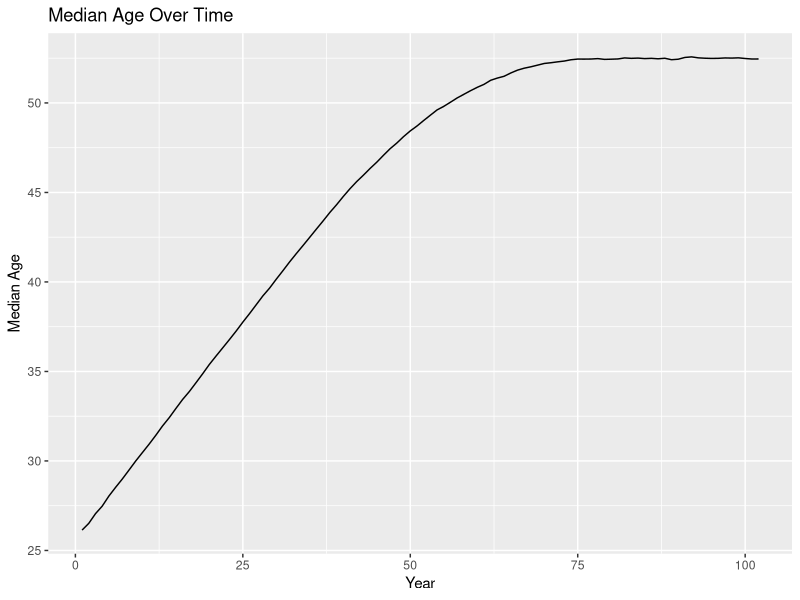
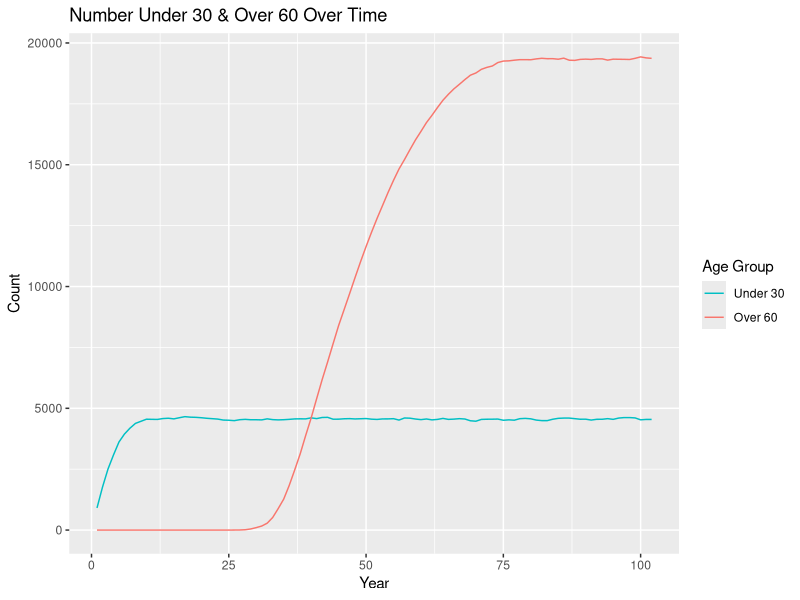
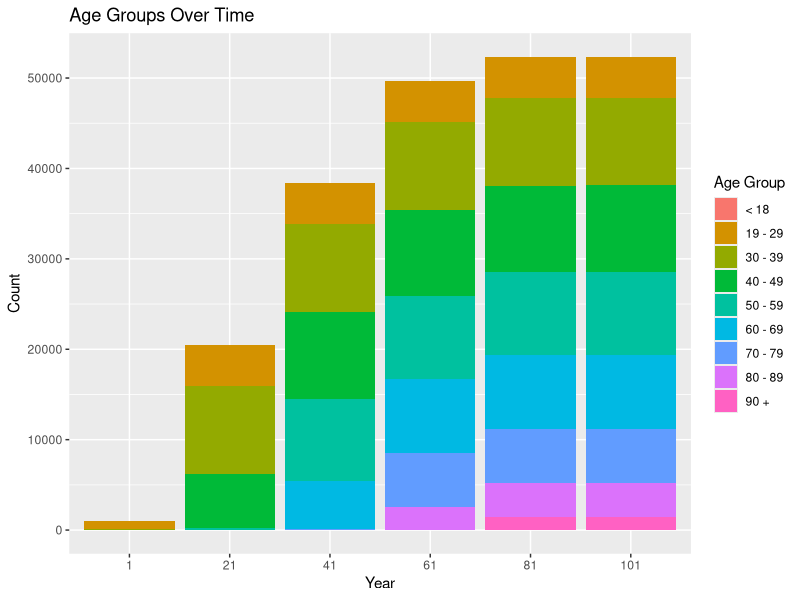
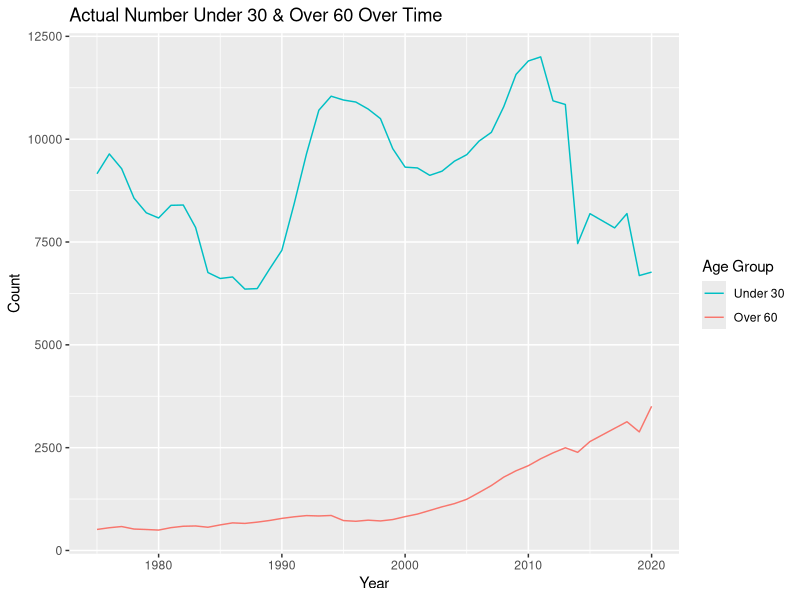
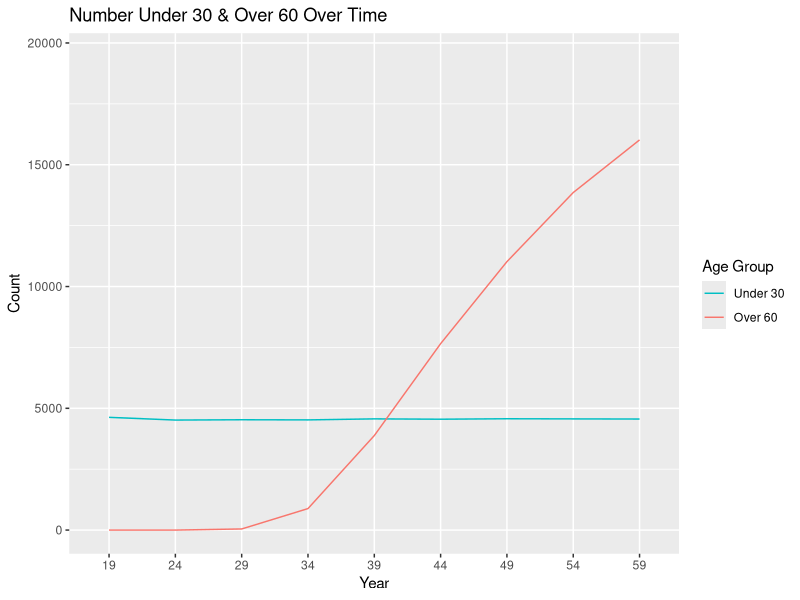
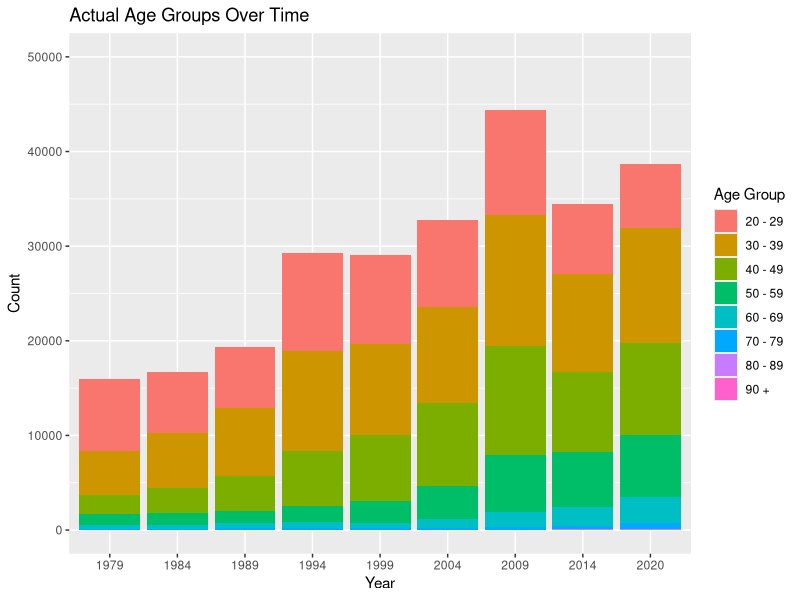
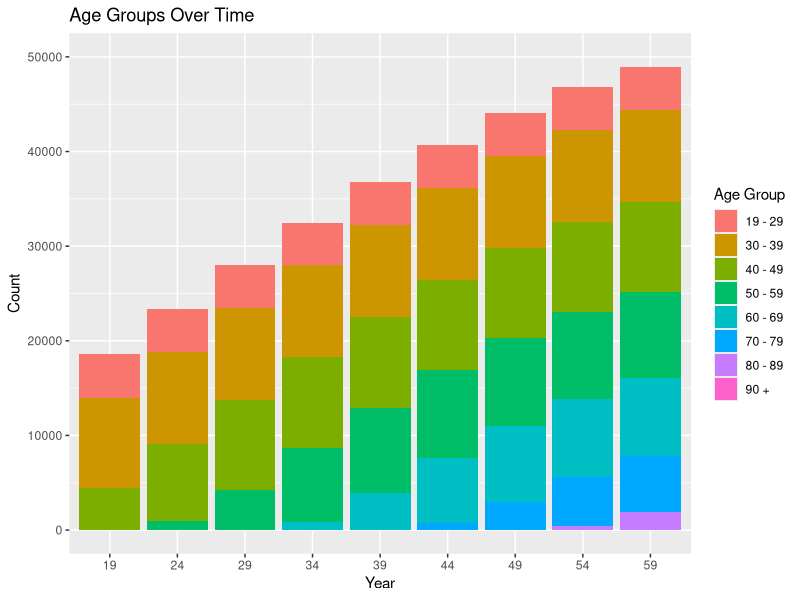
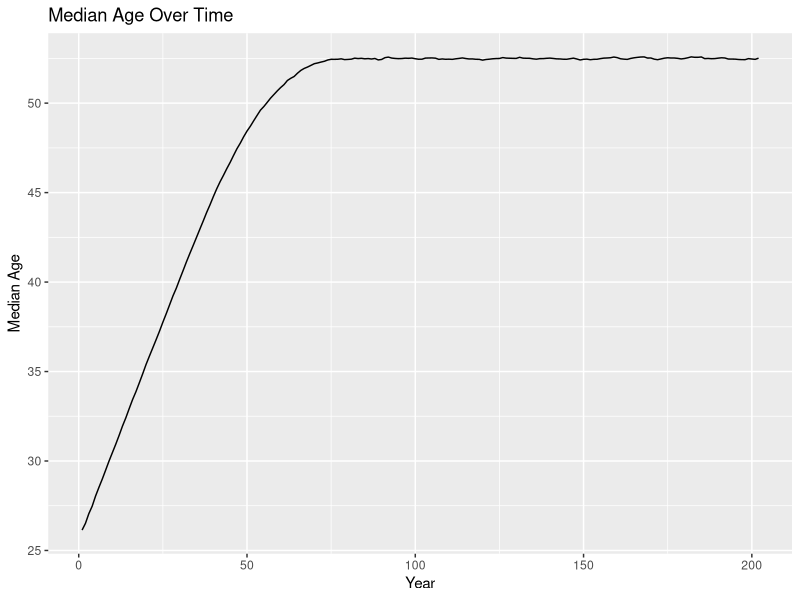

Reproduce these figures in R, in order. (Note: this script raises an error after producing the figures.)
## ---- chunk 1
knitr::opts_chunk$set(echo = TRUE)
## ---- chunk 2
library(tidyverse)
## ---- chunk 3
set.seed(12345)
## ---- chunk 4
population <- 
  rnorm(n = 1000, mean = 26, sd = 3) %>% 
  enframe() %>% 
  select(value) %>% 
  rename(original_age = value) %>% 
  mutate(current_age = original_age, years_incarcerated = 0) %>% 
  mutate(odds_of_removal = case_when(current_age < 19 ~ 0.007,
                                     current_age >= 19 & current_age < 30 ~ 0.0013,
                                     current_age >= 30 & current_age < 40 ~ 0.0019,
                                     current_age >= 40 & current_age < 50 ~ 0.0040,
                                     current_age >= 50 & current_age < 60 ~ 0.0088,
                                     current_age >= 60 & current_age < 70 ~ 0.0178,
                                     current_age >= 70 & current_age < 80 ~ 0.0439,
                                     current_age >= 80 & current_age < 90 ~ 0.1345,
                                     current_age >= 90 ~ 0.1345))
  # mutate(eligible_for_parole = FALSE)

overall <-
  tibble(year = 1, total_population = nrow(population), 
         median_age = median(population$current_age)) %>% 
  mutate("< 18" = pull(count(filter(population, current_age < 19))),
         "19 - 29" = pull(count(filter(population, current_age >= 19 & current_age < 30))),
         "30 - 39" = pull(count(filter(population, current_age >= 30 & current_age < 40))),
         "40 - 49" = pull(count(filter(population, current_age >= 40 & current_age < 50))),
         "50 - 59" = pull(count(filter(population, current_age >= 50 & current_age < 60))),
         "60 - 69" = pull(count(filter(population, current_age >= 60 & current_age < 70))),
         "70 - 79" = pull(count(filter(population, current_age >= 70 & current_age < 80))),
         "80 - 89" = pull(count(filter(population, current_age >= 80 & current_age < 90))),
         "90 +" = pull(count(filter(population, current_age >= 90))))
## ---- chunk 5
one_year_population <- function(data) {
  # age & years incarcerated increases by 1
  data$current_age <- data$current_age + 1
  data$years_incarcerated <- data$years_incarcerated + 1
  
  # updates odds of removal
  data$odds_of_removal <- case_when(data$current_age < 19 ~ 0.007,
                                    data$current_age >= 19 & data$current_age < 30 ~ 0.0013,
                                    data$current_age >= 30 & data$current_age < 40 ~ 0.0019,
                                    data$current_age >= 40 & data$current_age < 50 ~ 0.0040,
                                    data$current_age >= 50 & data$current_age < 60 ~ 0.0088,
                                    data$current_age >= 60 & data$current_age < 70 ~ 0.0178,
                                    data$current_age >= 70 & data$current_age < 80 ~ 0.0439,
                                    data$current_age >= 80 & data$current_age < 90 ~ 0.1345,
                                    data$current_age >= 90 ~ 0.1345)
  
  # POSSIBILITIES FOR RANDOM REMOVALS WITH WEIGHTED PROBABILITIES
  # randomly removes 1 percent with probability weights based on odds of removal
  # data <- data[-sample(x = 1:nrow(population), size = 0.01*nrow(population), 
  #                      prob = population$odds_of_removal),]
  
  # generates a vector of age groups to remove & we would have to somehow randomly 
  # select x number of people associated with randomly selected age groups to remove
  # sample(x = c("< 18", "19 - 29", "30 - 39", "40 - 49", "50 - 59", "60 - 69", "70 - 79",
  #              "80 - 89", "90 +"), size = 0.01*nrow(population), replace = TRUE,
  #        prob = c(0.007, 0.0013, 0.0019, 0.0040, 0.0088, 0.0178, 0.0439, 0.1345, 0.1345))

  # samples 1 percent of population to then remove
  # may not be particularly different from original sampling (hard coded # vs %)
  # sample_frac(data, 0.01, weight = population$odds_of_removal)
  
  # creates age group cohorts & randomly removes fraction based on cohort
  less_than_18 <- filter(data, current_age < 19)
  less_than_18 <- sample_frac(less_than_18, (1 - 0.0055))
  
  `19_to_29` <- filter(data, current_age >= 19 & current_age < 30)
  `19_to_29` <- sample_frac(`19_to_29`, (1 - 0.0022))
  
  `30_to_39` <- filter(data, current_age >= 30 & current_age < 40)
  `30_to_39` <- sample_frac(`30_to_39`, (1 - 0.0023))
  
  `40_to_49` <- filter(data, current_age >= 40 & current_age < 50)
  `40_to_49` <- sample_frac(`40_to_49`, (1 - 0.0025))
  
  `50_to_59` <- filter(data, current_age >= 50 & current_age < 60)
  `50_to_59` <- sample_frac(`50_to_59`, (1 - 0.0060))
  
  `60_to_69` <- filter(data, current_age >= 60 & current_age < 70)
  `60_to_69` <- sample_frac(`60_to_69`, (1 - 0.0162))
  
  `70_to_79` <- filter(data, current_age >= 70 & current_age < 80)
  `70_to_79` <- sample_frac(`70_to_79`, (1 - 0.0424))
  
  `80_to_89` <- filter(data, current_age >= 80 & current_age < 90)
  `80_to_89` <- sample_frac(`80_to_89`, (1 - 0.0519))
  
  over_90 <- filter(data, current_age >= 90)
  over_90 <- sample_frac(over_90, (1 - 0.1250))
  
  data <- do.call("rbind", list(less_than_18, `19_to_29`, `30_to_39`, `40_to_49`, `50_to_59`, 
                                `60_to_69`,`70_to_79`, `80_to_89`, over_90))
  
  # adds 1000 more
  incoming <- 
    rnorm(n = 1000, mean = 26, sd = 3) %>% 
    enframe() %>% 
    select(value) %>% 
    rename(original_age = value) %>% 
    mutate(current_age = original_age, years_incarcerated = 0) %>% 
    mutate(odds_of_removal = case_when(current_age < 19 ~ 0.007,
                                       current_age >= 19 & current_age < 30 ~ 0.0013,
                                       current_age >= 30 & current_age < 40 ~ 0.0019,
                                       current_age >= 40 & current_age < 50 ~ 0.0040,
                                       current_age >= 50 & current_age < 60 ~ 0.0088,
                                       current_age >= 60 & current_age < 70 ~ 0.0178,
                                       current_age >= 70 & current_age < 80 ~ 0.0439,
                                       current_age >= 80 & current_age < 90 ~ 0.1345,
                                       current_age >= 90 ~ 0.1345))
    #mutate(eligible_for_parole = FALSE)
  data <- rbind(data, incoming)
  
  # removes any observations with age greater than 100
  data <- data %>% 
    filter(current_age < 100)
}

one_year_overall <- function(data, p) {
    incoming <-
      tibble(year = last(data$year) + 1, total_population = nrow(p),
             median_age = median(p$current_age)) %>% 
        mutate("< 18" = pull(count(filter(p, current_age < 19))),
               "19 - 29" = pull(count(filter(p, current_age >= 19 & current_age < 30))),
               "30 - 39" = pull(count(filter(p, current_age >= 30 & current_age < 40))),
               "40 - 49" = pull(count(filter(p, current_age >= 40 & current_age < 50))),
               "50 - 59" = pull(count(filter(p, current_age >= 50 & current_age < 60))),
               "60 - 69" = pull(count(filter(p, current_age >= 60 & current_age < 70))),
               "70 - 79" = pull(count(filter(p, current_age >= 70 & current_age < 80))),
               "80 - 89" = pull(count(filter(p, current_age >= 80 & current_age < 90))),
               "90 +" = pull(count(filter(p, current_age >= 90))))
    data <- rbind(data, incoming)
}
## ---- chunk 6
population <- one_year_population(population)
overall <- one_year_overall(overall, population)

# extend 100 years until stable
test_population <- population
test_overall <- overall
for (i in 1:100) {
  test_population <- one_year_population(test_population)
  test_overall <- one_year_overall(test_overall, test_population)
}
## ---- chunk 7
ggplot(data = test_overall, mapping = aes(x = year, y = median_age)) +
  geom_line() +
  labs(title = "Median Age Over Time", x = "Year", y = "Median Age")

test_overall %>% 
  mutate(under_30 = `19 - 29` + `< 18`, 
         over_60 = `60 - 69` + `70 - 79` + `80 - 89` + `90 +`) %>% 
  select(year, under_30, over_60) %>% 
  ggplot(data = ., mapping = aes(x = year, group = 1)) +
  geom_line(mapping = aes(y = under_30, color = "under_30")) +
  geom_line(mapping = aes(y = over_60, color = "over_60")) +
  labs(title = "Number Under 30 & Over 60 Over Time", x = "Year", y = "Count") +
  scale_color_discrete(name = "Age Group",
                       breaks = c("under_30", "over_60"), labels = c("Under 30", "Over 60"))

test_overall_long <- test_overall %>% 
  select(year, `< 18`:`90 +`) %>% 
  mutate(year = as.character(year)) %>% 
  pivot_longer(-year, names_to = "age_group", values_to = "count")

ggplot(data = test_overall_long, mapping = aes(x = year, y = count, fill = age_group)) +
  geom_bar(position = "stack", stat = "identity") +
  labs(title = "Age Groups Over Time", x = "Year", y = "Count") +
  scale_x_discrete(limits = c("1", "21", "41", "61", "81", "101")) +
  scale_fill_discrete(name = "Age Group",
                      breaks = c("< 18", "19 - 29", "30 - 39", "40 - 49", "50 - 59", "60 - 69",
                                 "70 - 79", "80 - 89", "90 +"))
## ---- chunk 8
bar_race <- test_overall %>% 
  select(year, `< 18`:`90 +`) %>% 
  mutate(year = as.character(year)) %>% 
  pivot_longer(-year, names_to = "age_group", values_to = "count") %>% 
  pivot_wider(names_from = "year", values_from = "count")
## ---- chunk 9
actual <- read.csv("populations.csv")
actual %>% 
  mutate(Under30 = AgeUnder20 + Age20to29, 
         Over60 = Age60to69 + Age70to79 + Age80to89 + Age90over) %>% 
  select(year, Under30, Over60) %>% 
  ggplot(data = ., mapping = aes(x = year, group = 1)) +
  geom_line(mapping = aes(y = Under30, color = "Under30")) +
  geom_line(mapping = aes(y = Over60, color = "Over60")) +
  labs(title = "Actual Number Under 30 & Over 60 Over Time", x = "Year", y = "Count") +
  scale_color_discrete(name = "Age Group",
                       breaks = c("Under30", "Over60"), labels = c("Under 30", "Over 60"))

test_overall %>% 
  mutate(under_30 = `19 - 29` + `< 18`, 
         over_60 = `60 - 69` + `70 - 79` + `80 - 89` + `90 +`, year = as.character(year)) %>% 
  select(year, under_30, over_60) %>%
  ggplot(data = ., mapping = aes(x = year, group = 1)) +
  geom_line(mapping = aes(y = under_30, color = "under_30")) +
  geom_line(mapping = aes(y = over_60, color = "over_60")) +
  labs(title = "Number Under 30 & Over 60 Over Time", x = "Year", y = "Count") +
  scale_x_discrete(limits = c("19", "24", "29", "34", "39", "44", "49", "54", "59")) +
  scale_color_discrete(name = "Age Group",
                       breaks = c("under_30", "over_60"), labels = c("Under 30", "Over 60"))

actual_long <- actual %>% 
  select(year, AgeUnder20:Age90over) %>% 
  mutate(year = as.character(year)) %>% 
  pivot_longer(-year, names_to = "age_group", values_to = "count")

actual_long %>% 
  filter(age_group != "AgeUnder20") %>% 
  ggplot(data = ., mapping = aes(x = year, y = count, fill = age_group)) +
  geom_col() +
  labs(title = "Actual Age Groups Over Time", x = "Year", y = "Count") +
  scale_x_discrete(limits = c("1979", "1984", "1989", "1994", "1999", "2004", "2009", "2014", 
                              "2020")) +
  expand_limits(y = c(0, 50000)) +
  scale_fill_discrete(name = "Age Group",
                      breaks = c("Age20to29", "Age30to39", "Age40to49", "Age50to59", 
                                 "Age60to69", "Age70to79", "Age80to89", "Age90over"),
                      labels = c("20 - 29", "30 - 39", "40 - 49", "50 - 59", "60 - 69",
                                 "70 - 79", "80 - 89", "90 +"))

test_overall_long %>% 
  filter(age_group != "< 18") %>% 
  ggplot(data = ., mapping = aes(x = year, y = count, fill = age_group)) +
  geom_col() +
  labs(title = "Age Groups Over Time", x = "Year", y = "Count") +
  scale_x_discrete(limits = c("19", "24", "29", "34", "39", "44", "49", "54", "59")) +
  expand_limits(y = c(0, 50000)) +
  scale_fill_discrete(name = "Age Group",
                      breaks = c("19 - 29", "30 - 39", "40 - 49", "50 - 59", "60 - 69",
                                 "70 - 79", "80 - 89", "90 +"))

## ---- chunk 10
test_population_e <- test_population
test_overall_e <- test_overall
for (i in 1:100) {
  test_population_e <- one_year_population(test_population_e)
  test_overall_e <- one_year_overall(test_overall_e, test_population_e)
}
## ---- chunk 11
ggplot(data = test_overall_e, mapping = aes(x = year, y = median_age)) +
  geom_line() +
  labs(title = "Median Age Over Time", x = "Year", y = "Median Age")

test_overall_e %>% 
  mutate(under_30 = `19 - 29` + `< 18`, 
         over_60 = `60 - 69` + `70 - 79` + `80 - 89` + `90 +`) %>% 
  select(year, under_30, over_60) %>% 
  ggplot(data = ., mapping = aes(x = year, group = 1)) +
  geom_line(mapping = aes(y = under_30, color = "under_30")) +
  geom_line(mapping = aes(y = over_60, color = "over_60")) +
  labs(title = "Number Under 30 & Over 60 Over Time", x = "Year", y = "Count") +
  scale_color_discrete(name = "Age Group",
                       breaks = c("under_30", "over_60"), labels = c("Under 30", "Over 60"))

test_overall_e_long <- test_overall_e %>% 
  select(year, `< 18`:`90 +`) %>% 
  mutate(year = as.character(year)) %>% 
  pivot_longer(-year, names_to = "age_group", values_to = "count") %>% 
  filter(year == "1" | year == "21" | year == "41" | year == "61" | year == "81" | 
           year == "101" | year == "121" | year == "141" | year == "161" | year == "181" |
           year == "201")

ggplot(data = test_overall_e_long, mapping = aes(x = year, y = count, fill = age_group)) +
  geom_bar(position = "stack", stat = "identity") +
  labs(title = "Age Groups Over Time", x = "Year", y = "Count") +
  scale_x_discrete(limits = c("1", "21", "41", "61", "81", "101", "121", "141", "161", "181", 
                              "201")) +
  scale_fill_discrete(name = "Age Group",
                      breaks = c("< 18", "19 - 29", "30 - 39", "40 - 49", "50 - 59", "60 - 69",
                                 "70 - 79", "80 - 89", "90 +"))

bar_race_e <- test_overall_e %>% 
  select(year, `< 18`:`90 +`) %>% 
  mutate(year = as.character(year)) %>% 
  pivot_longer(-year, names_to = "age_group", values_to = "count") %>% 
  pivot_wider(names_from = "year", values_from = "count")
## ---- chunk 12
one_year_parole <- function(data) {
  # age & years incarcerated increases by 1
  data$current_age <- data$current_age + 1
  data$years_incarcerated <- data$years_incarcerated + 1
  
  # updates odds of removal
  data$odds_of_removal <- case_when(data$current_age < 19 ~ 0.007,
                                    data$current_age >= 19 & data$current_age < 30 ~ 0.0013,
                                    data$current_age >= 30 & data$current_age < 40 ~ 0.0019,
                                    data$current_age >= 40 & data$current_age < 50 ~ 0.0040,
                                    data$current_age >= 50 & data$current_age < 60 ~ 0.0088,
                                    data$current_age >= 60 & data$current_age < 70 ~ 0.0178,
                                    data$current_age >= 70 & data$current_age < 80 ~ 0.0439,
                                    data$current_age >= 80 & data$current_age < 90 ~ 0.1345,
                                    data$current_age >= 90 ~ 0.1345)
  
  # NOT TOTALLY FUNCTIONAL!!!
  # if incarcerated for more than 20 years, odds of removal increases 10 percent
  # checks if eligible for parole
  # if eligibility has been checked and odds of removal has increased, does not increase again
  if (data$years_incarcerated > 20 & !data$eligible_for_parole) {
    data$odds_of_removal <- data$odds_of_removal + 0.1
    data$eligible_for_parole <- TRUE
  }
  
  # randomly removes 1 percent
  data <- data[-sample(x = 1:nrow(population), size = 0.01*nrow(population), 
                       prob = population$odds_of_removal),]
  
  # adds 1000 more
  incoming <- 
    rnorm(n = 1000, mean = 26, sd = 3) %>% 
    enframe() %>% 
    select(value) %>% 
    rename(original_age = value) %>% 
    mutate(current_age = original_age, years_incarcerated = 0, eligible_for_parole = FALSE) %>% 
    mutate(odds_of_removal = case_when(current_age < 19 ~ 0.007,
                                       current_age >= 19 & current_age < 30 ~ 0.0013,
                                       current_age >= 30 & current_age < 40 ~ 0.0019,
                                       current_age >= 40 & current_age < 50 ~ 0.0040,
                                       current_age >= 50 & current_age < 60 ~ 0.0088,
                                       current_age >= 60 & current_age < 70 ~ 0.0178,
                                       current_age >= 70 & current_age < 80 ~ 0.0439,
                                       current_age >= 80 & current_age < 90 ~ 0.1345,
                                       current_age >= 90 ~ 0.1345))
  data <- rbind(data, incoming)
  
  # removes any observations with age greater than 100
  data <- data %>% 
    filter(current_age < 100)
}
## ---- chunk 13
parole_population <- population %>% 
  mutate(eligible_for_parole = FALSE)
parole_overall <- overall

for (i in 1:100) {
  parole_population <- one_year_parole(parole_population)
  parole_overall <- one_year_overall(parole_overall, parole_population)
}
